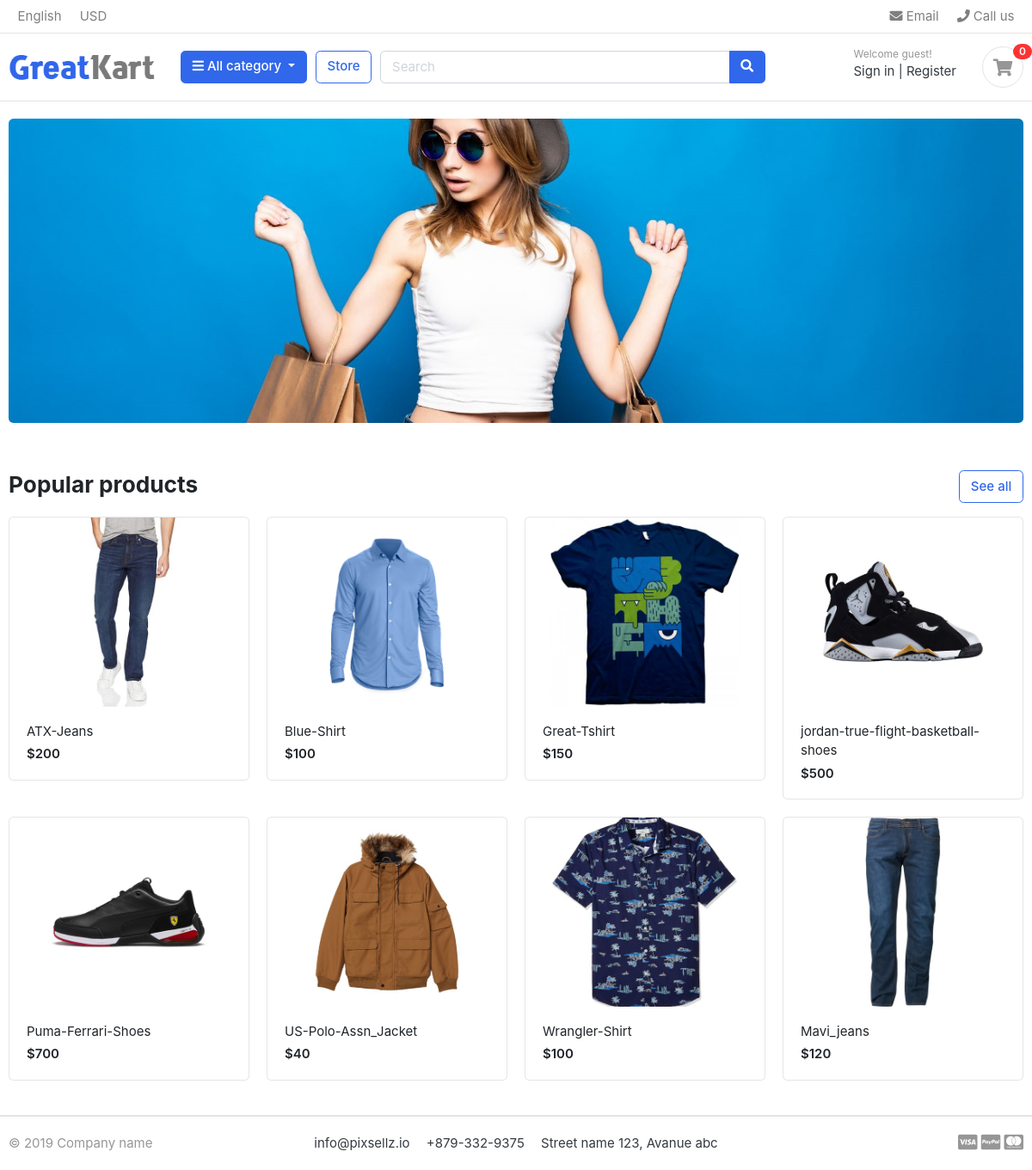
The page / on the database its author committed.
### store/models.py (models this page shows, shortened)
class Product(models.Model):
    product_name = models.CharField(max_length = 200, unique=True)
    slug = models.SlugField(max_length=200, unique=True)
    description = models.TextField(max_length=500, blank=True)
    price = models.IntegerField()
    images = models.ImageField(upload_to='photos/product')
    stock = models.IntegerField()
    is_available = models.BooleanField(default = True)
    category = models.ForeignKey(Category, on_delete=models.CASCADE)  # when we delete a category product will be deleted assoicated with that category
    created_date = models.DateTimeField(auto_now_add=True)
    modified_date = models.DateTimeField(auto_now=True)
    class Meta:
        verbose_name = 'store'
        verbose_name_plural = 'products'
    def get_url(self):
        return reverse('product_detail', args=[self.category.slug, self.slug])

### TheEcommerce/views.py (the view)
# urls.py: 2. Add a URL to urlpatterns:  path('', views.home, name='home')
def home(request):
    products = Product.objects.all().filter(is_available=True)
    categories = Category.objects.all()
    context = {
        'products': products,
        'categories':categories
    }
    return render(request, 'home.html', context)

### category/context_processors.py (called while the page is built)
def sub_links(request):
    links = Category.objects.all()
    return dict(links=links)

### category/models.py (called while the page is built)
    def get_url(self):
        return reverse('category_by_product', args=[self.slug])

### templates/home.html
{% extends 'base.html' %}
{% load static%}
{% block content %}
<section class="section-intro padding-y-sm">
<div class="container">
<div class="intro-banner-wrap">
	<img src="{% static 'images/banners/cover.jpg' %}" class="img-fluid rounded">
</div>
</div>
</section>
<section class="section-name padding-y-sm">
<div class="container">
<header class="section-heading">
	<a href="{% url 'store' %}" class="btn btn-outline-primary float-right">See all</a>
	<h3 class="section-title">Popular products</h3>
</header>
<div class="row">
	{% for product in products %}
		<div class="col-md-3">
			<div class="card card-product-grid">
				<a href="{{ product.get_url }}" class="img-wrap"> <img src="{{ product.images.url }}"> </a>
				<figcaption class="info-wrap">
					<a href="{{ product.get_url }}" class="title">{{ product.product_name }}</a>
					<div class="price mt-1">${{ product.price }}</div>
				</figcaption>
			</div>
		</div>
	{% endfor %}
</div>
</div>
</section>
</body>
</html>
{% endblock content %}

### templates/base.html (shortened to what this page needs)
{% load static %}
<!DOCTYPE HTML>
<html lang="en">
<head>
<link href="{% static 'css/bootstrap.css' %}" rel="stylesheet" type="text/css"/>
<link href="{% static 'fonts/fontawesome/css/all.min.css' %}" type="text/css" rel="stylesheet">
<link href="{% static 'css/ui.css' %}" rel="stylesheet" type="text/css"/>
<link href="{% static 'css/responsive.css' %}" rel="stylesheet" media="only screen and (max-width: 1200px)" />
</head>
<body>
{% include 'includes/navbar.html' %}
{% block content %}
{% endblock content %}
{% include 'includes/footer.html' %}

### templates/includes/navbar.html (shortened to what this page needs)
{% load static %}
<header class="section-header">
    <nav class="navbar p-md-0 navbar-expand-sm navbar-light border-bottom">
    <div class="container">
      <div class="collapse navbar-collapse" id="navbarTop4">
        <ul class="navbar-nav mr-auto">
            <li class="nav-item dropdown">
                 <a href="#" class="nav-link">   English </a>
            </li>
            <li class="nav-item dropdown">
                <a href="#" class="nav-link"> USD </a>
            </li>
        </ul>
        <ul class="navbar-nav">
            <li><a href="#" class="nav-link"> <i class="fa fa-envelope"></i> Email </a></li>
            <li><a href="#" class="nav-link"> <i class="fa fa-phone"></i> Call us </a></li>
        </ul>
      </div>
    </div>
    </nav>
    <section class="header-main border-bottom">
        <div class="container">
    <div class="row align-items-center">
        <div class="col-lg-2 col-md-3 col-6">
            <a href="{% url 'home' %}" class="brand-wrap">
                <img class="logo" src="{% static './images/logo.png' %}">
            </a>
        </div>
        <div class="col-lg col-sm col-md col-6 flex-grow-0">
            <div class="category-wrap dropdown d-inline-block float-right">
                <button type="button" class="btn btn-primary dropdown-toggle" data-toggle="dropdown">
                    <i class="fa fa-bars"></i> All category
                </button>
            </div>
        </div>
        <a href="{% url 'store' %}" class="btn btn-outline-primary">Store</a>
        <div class="col-lg  col-md-6 col-sm-12 col">
            <form action="#" class="search">
                <div class="input-group w-100">
                    <input type="text" class="form-control" style="width:60%;" placeholder="Search">
                    <div class="input-group-append">
                      <button class="btn btn-primary" type="submit">
                        <i class="fa fa-search"></i>
                      </button>
                    </div>
                </div>
            </form>
        </div>
        <div class="col-lg-3 col-sm-6 col-8 order-2 order-lg-3">
                    <div class="d-flex justify-content-end mb-3 mb-lg-0">
                        <div class="widget-header">
                            <small class="title text-muted">Welcome guest!</small>
                            <div>
                                <a href="{% static './signin.html' %}">Sign in</a> <span class="dark-transp"> | </span>
                                <a href="{% static './register.html' %}"> Register</a>
                            </div>
                        </div>
                        <a href="{% static './cart.html' %}" class="widget-header pl-3 ml-3">
                            <div class="icon icon-sm rounded-circle border"><i class="fa fa-shopping-cart"></i></div>
                            <span class="badge badge-pill badge-danger notify">0</span>
                        </a>
                    </div>
                </div>
    </div>
        </div>
    </section>
    </header>

### templates/includes/footer.html
{% load static %}
<footer class="section-footer border-top">
	<div class="container">
		<section class="footer-bottom border-top row">
			<div class="col-md-2">
				<p class="text-muted"> &copy 2019 Company name </p>
			</div>
			<div class="col-md-8 text-md-center">
				<span  class="px-2">info@pixsellz.io</span>
				<span  class="px-2">+879-332-9375</span>
				<span  class="px-2">Street name 123, Avanue abc</span>
			</div>
			<div class="col-md-2 text-md-right text-muted">
				<i class="fab fa-lg fa-cc-visa"></i>
				<i class="fab fa-lg fa-cc-paypal"></i>
				<i class="fab fa-lg fa-cc-mastercard"></i>
			</div>
		</section>
	</div>
</footer>

### static/css/ui.css (style rules this page uses)
html { font-family: "Inter", sans-serif; font-size: 15px; }
.img-wrap { text-align: center; display: block; }
.img-wrap img { max-width: 100%; }
.icon-xs, .icon-sm, .icon-md, .icon-lg { display: inline-block; text-align: center; flex-shrink: 0; flex-grow: 0; }
.icon-sm { width: 48px; height: 48px; line-height: 48px !important; font-size: 20px; }
.padding-y-sm { padding-top: 20px; padding-bottom: 20px; }
.section-heading { margin-bottom: 20px; margin-top: 15px; }
.section-title { color: #212529; }
p:last-child { margin-bottom: 0; }
.header-main { position: relative; padding-top: 1rem; padding-bottom: 1rem; }
.brand-wrap .logo, .navbar-brand .logo { margin-right: 7px; max-height: 42px; display: inline-block; }
.widget-header { display: inline-block; vertical-align: middle; position: relative; }
.widget-header a { color: #343a40; }
.widget-header i { color: #969696; }
.widget-header .title { display: block; }
.widget-header .notify { position: absolute; top: -3px; right: -10px; }
.footer-bottom { padding-top: 20px; padding-bottom: 20px; }
[class*=card-product] a.title { color: #212529; display: block; }
[class*=card-product] .img-wrap { overflow: hidden; position: relative; }
[class*=card-product] .img-wrap img { height: 100%; max-width: 100%; width: auto; display: inline-block; -o-object-fit: cover; object-fit: cover; }
.card-product-grid { margin-bottom: 20px; }
.card-product-grid .img-wrap { border-radius: 0.2rem 0.2rem 0 0; height: 220px; }
.card-product-grid .info-wrap { overflow: hidden; padding: 18px 20px; }
.card .img-wrap { overflow: hidden; }
.notify { position: absolute; top: -4px; right: -10px; display: inline-block; padding: 0.25em 0.6em; font-size: 12px; line-height: 1; text-align: center; border-radius: 3rem; color: #fff; background-color: #fa3434; }
.price { font-weight: 600; color: #212529; }

### rows shown on the page
Product: images (picture), product_name "ATX-Jeans", price "200"
Product: images (picture), product_name "Blue-Shirt", price "100"
Product: images (picture), product_name "Great-Tshirt", price "150"
Product: images (picture), product_name "jordan-true-flight-basketball-shoes", price "500"
Product: images (picture), product_name "Puma-Ferrari-Shoes", price "700"
Product: images (picture), product_name "US-Polo-Assn_Jacket", price "40"
Product: images (picture), product_name "Wrangler-Shirt", price "100"
Product: images (picture), product_name "Mavi_jeans", price "120"
